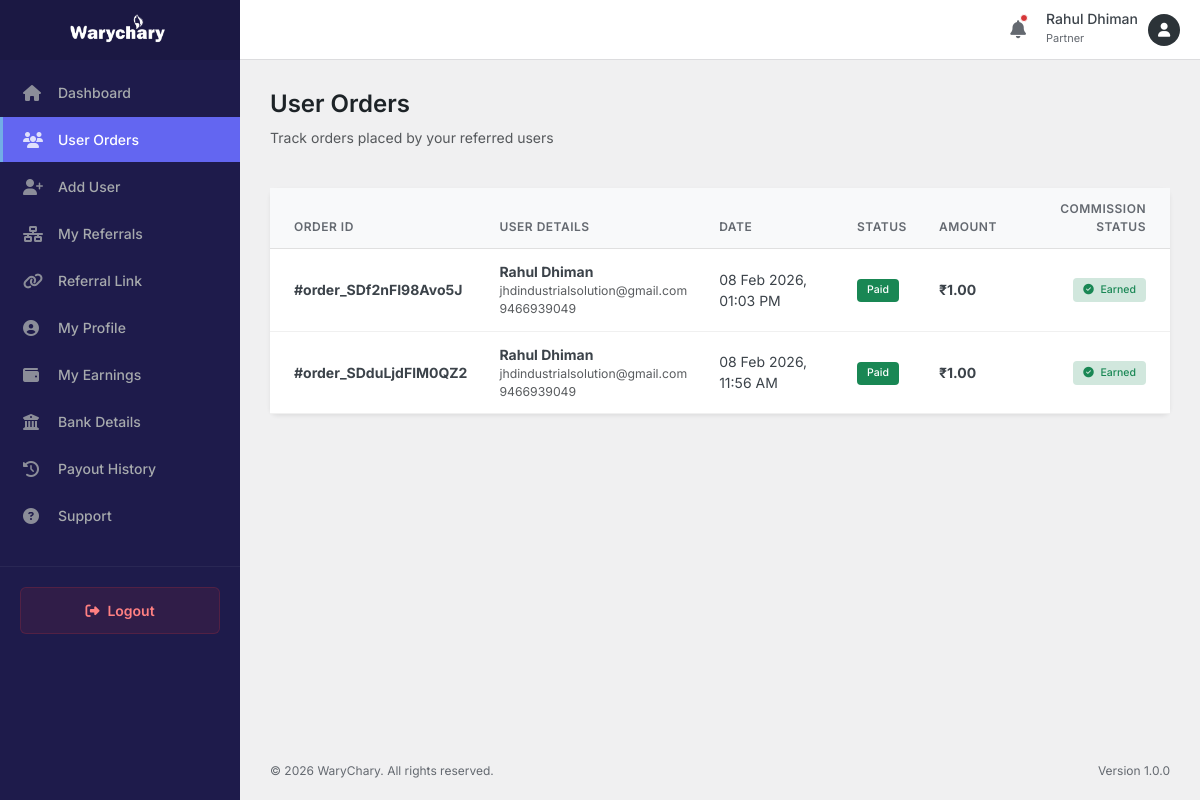
Page /partner/user-orders.php (signed in) on the earlier database version.
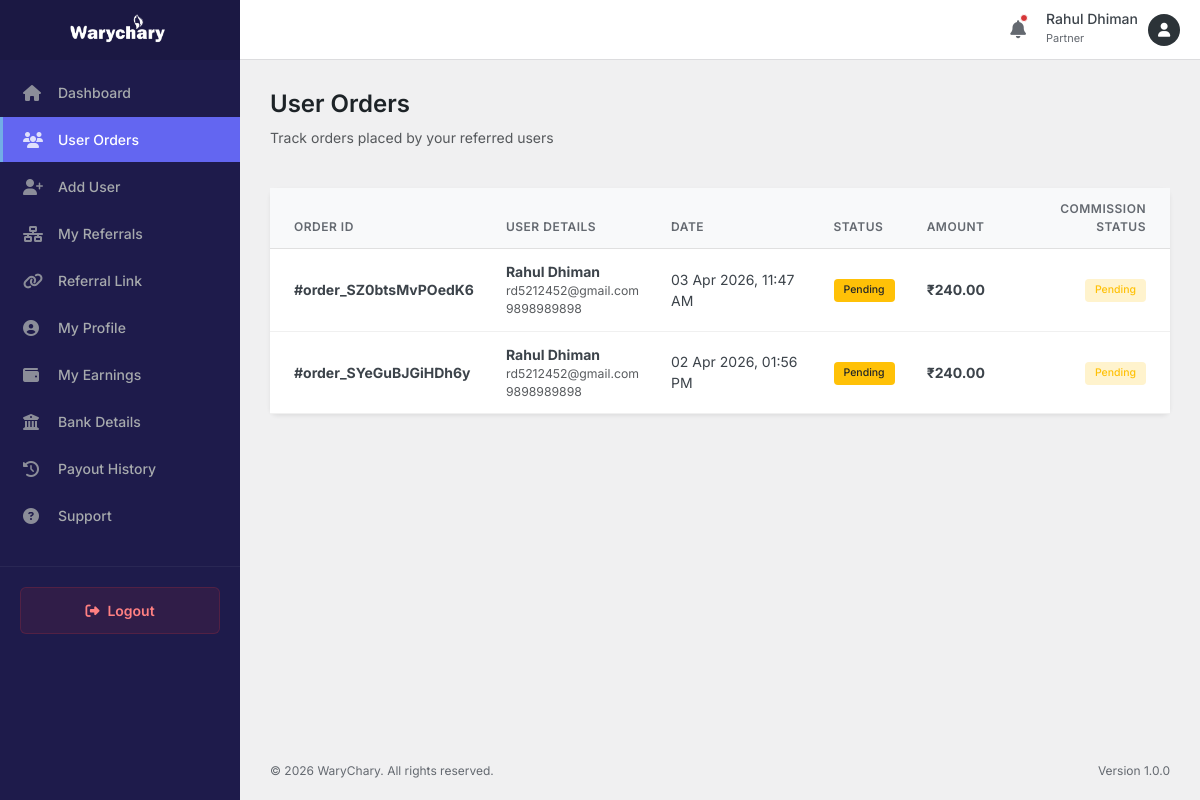
Same page on the later database version.
### tables this page shows
CREATE TABLE `orders` (
  `id` int(11) NOT NULL AUTO_INCREMENT,
  `order_id` varchar(50) NOT NULL,
  `user_id` int(11) DEFAULT NULL,
  `customer_name` varchar(100) NOT NULL,
  `customer_email` varchar(100) NOT NULL,
  `customer_mobile` varchar(20) NOT NULL,
  `shipping_address` text NOT NULL,
  `shipping_city` varchar(100) NOT NULL,
  `shipping_state` varchar(100) NOT NULL,
  `shipping_pincode` varchar(20) NOT NULL,
  `total_amount` decimal(10,2) NOT NULL,
  `payment_status` enum('pending','paid','failed') DEFAULT 'pending',
  `payment_id` varchar(100) DEFAULT NULL,
  `partner_id` int(11) DEFAULT NULL,
  `senior_partner_id` int(11) DEFAULT NULL,
  `created_at` timestamp NULL DEFAULT current_timestamp(),
  `updated_at` timestamp NULL DEFAULT current_timestamp() ON UPDATE current_timestamp(),
  `courier_name` varchar(255) DEFAULT NULL,
  `tracking_id` varchar(255) DEFAULT NULL,
  `dispatched_from` varchar(255) DEFAULT NULL,
  `dispatched_date` datetime DEFAULT NULL,
  `status` varchar(50) DEFAULT 'pending',
  PRIMARY KEY (`id`),
  UNIQUE KEY `order_id` (`order_id`),
  KEY `user_id` (`user_id`),
  KEY `partner_id` (`partner_id`),
  KEY `senior_partner_id` (`senior_partner_id`),
  CONSTRAINT `orders_ibfk_1` FOREIGN KEY (`user_id`) REFERENCES `users` (`id`) ON DELETE SET NULL,
  CONSTRAINT `orders_ibfk_2` FOREIGN KEY (`partner_id`) REFERENCES `partners` (`id`) ON DELETE SET NULL,
  CONSTRAINT `orders_ibfk_3` FOREIGN KEY (`senior_partner_id`) REFERENCES `senior_partners` (`id`) ON DELETE SET NULL
);

CREATE TABLE `users` (
  `id` int(11) NOT NULL AUTO_INCREMENT,
  `partner_id` int(11) DEFAULT NULL,
  `name` varchar(255) NOT NULL,
  `email` varchar(255) NOT NULL,
  `mobile` varchar(20) NOT NULL,
  `gender` enum('Male','Female','Other') NOT NULL,
  `image` varchar(255) DEFAULT NULL,
  `state` varchar(100) NOT NULL,
  `city` varchar(100) NOT NULL,
  `pincode` varchar(20) NOT NULL,
  `address` text NOT NULL,
  `password` varchar(255) NOT NULL,
  `status` enum('active','inactive') DEFAULT 'active',
  `created_at` timestamp NULL DEFAULT current_timestamp(),
  `updated_at` timestamp NULL DEFAULT current_timestamp() ON UPDATE current_timestamp(),
  PRIMARY KEY (`id`),
  UNIQUE KEY `email` (`email`),
  KEY `partner_id` (`partner_id`),
  CONSTRAINT `users_ibfk_1` FOREIGN KEY (`partner_id`) REFERENCES `partners` (`id`) ON DELETE SET NULL
);

### partner/user-orders.php (the view, shortened to what this page needs)
<?php
include_once __DIR__ . '/includes/header.php';
if (!isset($db)) {
    $database = new Database();
    $db = $database->getConnection();
}
$partner_id = $_SESSION['partner_id'];
$query = "SELECT o.*, u.name as user_name, u.email as user_email, u.mobile as user_mobile
          FROM orders o
          JOIN users u ON o.user_id = u.id
          WHERE o.partner_id = :pid
          ORDER BY o.created_at DESC";
$stmt = $db->prepare($query);
$stmt->bindParam(':pid', $partner_id);
$stmt->execute();
$orders = $stmt->fetchAll(PDO::FETCH_ASSOC);
?>
<div class="row">
    <div class="col-12 mb-4">
        <h1 class="page-title">User Orders</h1>
        <p class="text-muted">Track orders placed by your referred users</p>
    </div>
</div>
<div class="card border-0 shadow-sm">
    <div class="card-body p-0">
        <div class="table-responsive">
            <table class="table table-hover align-middle mb-0">
                <thead class="bg-light">
                    <tr>
                        <th class="ps-4">Order ID</th>
                        <th>User Details</th>
                        <th>Date</th>
                        <th>Status</th>
                        <th>Amount</th>
                        <th class="text-end pe-4">Commission Status</th>
                    </tr>
                </thead>
                <tbody>
                    <?php if (count($orders) > 0): ?>
                        <?php foreach ($orders as $order): ?>
                            <tr>
                                <td class="ps-4 fw-bold">#<?php echo htmlspecialchars($order['order_id']); ?></td>
                                <td>
                                    <div class="d-flex flex-column">
                                        <span class="fw-bold"><?php echo htmlspecialchars($order['user_name']); ?></span>
                                        <small class="text-muted"><?php echo htmlspecialchars($order['user_email']); ?></small>
                                        <small class="text-muted"><?php echo htmlspecialchars($order['user_mobile']); ?></small>
                                    </div>
                                </td>
                                <td><?php echo date('d M Y, h:i A', strtotime($order['created_at'])); ?></td>
                                <td>
                                    <?php
                                    $status_class = 'bg-secondary';
                                    if ($order['payment_status'] === 'paid') $status_class = 'bg-success';
                                    elseif ($order['payment_status'] === 'pending') $status_class = 'bg-warning text-dark';
                                    ?>
                                    <span class="badge <?php echo $status_class; ?>"><?php echo ucfirst($order['payment_status']); ?></span>
                                </td>
                                <td class="fw-bold">₹<?php echo number_format($order['total_amount'], 2); ?></td>
                                <td class="text-end pe-4">
                                    <?php if ($order['payment_status'] === 'paid'): ?>
                                        <span class="badge bg-success-subtle text-success"><i class="fas fa-check-circle me-1"></i> Earned</span>
                                    <?php else: ?>
                                        <span class="badge bg-warning-subtle text-warning">Pending</span>
                                    <?php endif; ?>
                                </td>
                            </tr>
                        <?php endforeach; ?>
                    <?php endif; ?>
                </tbody>
            </table>
        </div>
    </div>
</div>
<?php include_once __DIR__ . '/includes/footer.php'; ?>

Differences in the rows shown:
removed orders: order "order_SDf2nFI98Avo5J", user.name "Rahul Dhiman", user.email "jhdindustrialsolution@gmail.com", user.mobile "9466939049", created_at "08 Feb 2026, 01:03 PM", payment_status "Paid", total_amount "1.00", shows "Earned"
removed orders: order "order_SDduLjdFlM0QZ2", user.name "Rahul Dhiman", user.email "jhdindustrialsolution@gmail.com", user.mobile "9466939049", created_at "08 Feb 2026, 11:56 AM", payment_status "Paid", total_amount "1.00", shows "Earned"
added orders: order "order_SZ0btsMvPOedK6", user.name "Rahul Dhiman", user.email "rd5212452@gmail.com", user.mobile "9898989898", created_at "03 Apr 2026, 11:47 AM", payment_status "Pending", total_amount "240.00"
added orders: order "order_SYeGuBJGiHDh6y", user.name "Rahul Dhiman", user.email "rd5212452@gmail.com", user.mobile "9898989898", created_at "02 Apr 2026, 01:56 PM", payment_status "Pending", total_amount "240.00"
